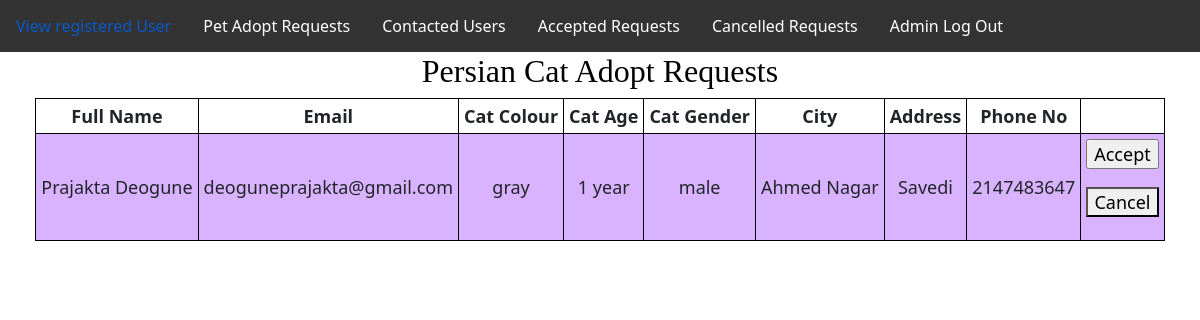
Screenshot of /managepersiancat.php with the database file from the repository.
### tables this page shows
CREATE TABLE `persiancat` (
  `Name` varchar(50) NOT NULL,
  `Email` varchar(50) NOT NULL,
  `Colour` varchar(10) NOT NULL,
  `Age` varchar(10) NOT NULL,
  `Gender` varchar(10) NOT NULL,
  `City` varchar(30) NOT NULL,
  `Address` varchar(50) NOT NULL,
  `Phone` int(10) NOT NULL
);

### managepersiancat.php (the view, shortened to what this page needs)
<?php
include "db_connect.php";
include "adminnavbar.php";
$sql = "SELECT * FROM persiancat";
$result = $conn->query($sql);
?>
<!DOCTYPE html>
<html lang="en">
<head>
</head>
<body>
	<section>
		<h1>Persian Cat Adopt Requests</h1>
		<table>
			<tr>
				<th>Full Name</th>
				<th>Email</th>
				<th>Cat Colour</th>
				<th>Cat Age</th>
				<th>Cat Gender</th>
				<th>City</th>
				<th>Address</th>
				<th>Phone No</th>
			</tr>
			<?php
				while($rows=$result->fetch_assoc())
				{
			?>
			<tr>
				<td><?php echo $rows['Name'];?></td>
				<td><?php echo $rows['Email'];?></td>
				<td><?php echo $rows['Colour'];?></td>
				<td><?php echo $rows['Age'];?></td>
				<td><?php echo $rows['Gender'];?></td>
				<td><?php echo $rows['City'];?></td>
				<td><?php echo $rows['Address'];?></td>
				<td><?php echo $rows['Phone'];?></td>
				<td>
					<form method="post" action="acceptcat1requestmail.php">
						<input type="submit" name="accept" value="Accept">
					</form>
					<form method="post" action="cancelcat1requestmail.php">
						<button type="submit" name="cancel">Cancel</button>
					</form>
				</td>
			</tr>
			<?php
				}
			?>
		</table>
	</section>
</body>
</html>

### managepersiancat.php (style rules this page uses)
table { margin: 0 auto; font-size: large; border: 1px solid black; }
h1 { text-align: center; color: #000000; font-size: xx-large; font-family: 'Gill Sans', 'Gill Sans MT', ' Calibri', 'Trebuchet MS', 'sans-serif'; }
td { background-color: #d9b3ff; border: 1px solid black; }
th, td { font-weight: bold; border: 1px solid black; padding: 5px; text-align: center; }
td { font-weight: lighter; }

### rows the page displays
persiancat: Name "Prajakta Deogune", Email "deoguneprajakta@gmail.com", Colour "gray", Age "1 year", Gender "male", City "Ahmed Nagar", Address "Savedi", Phone "2147483647"
